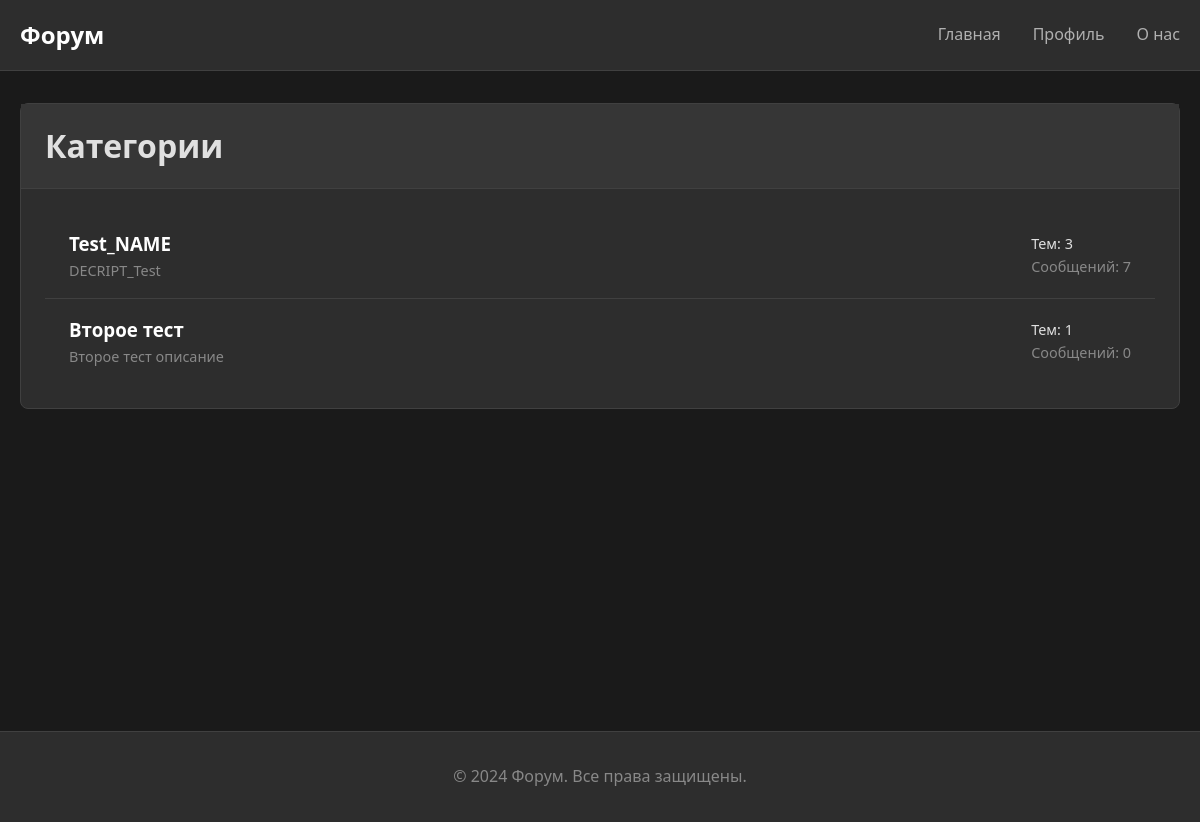
The app's page /, older data.
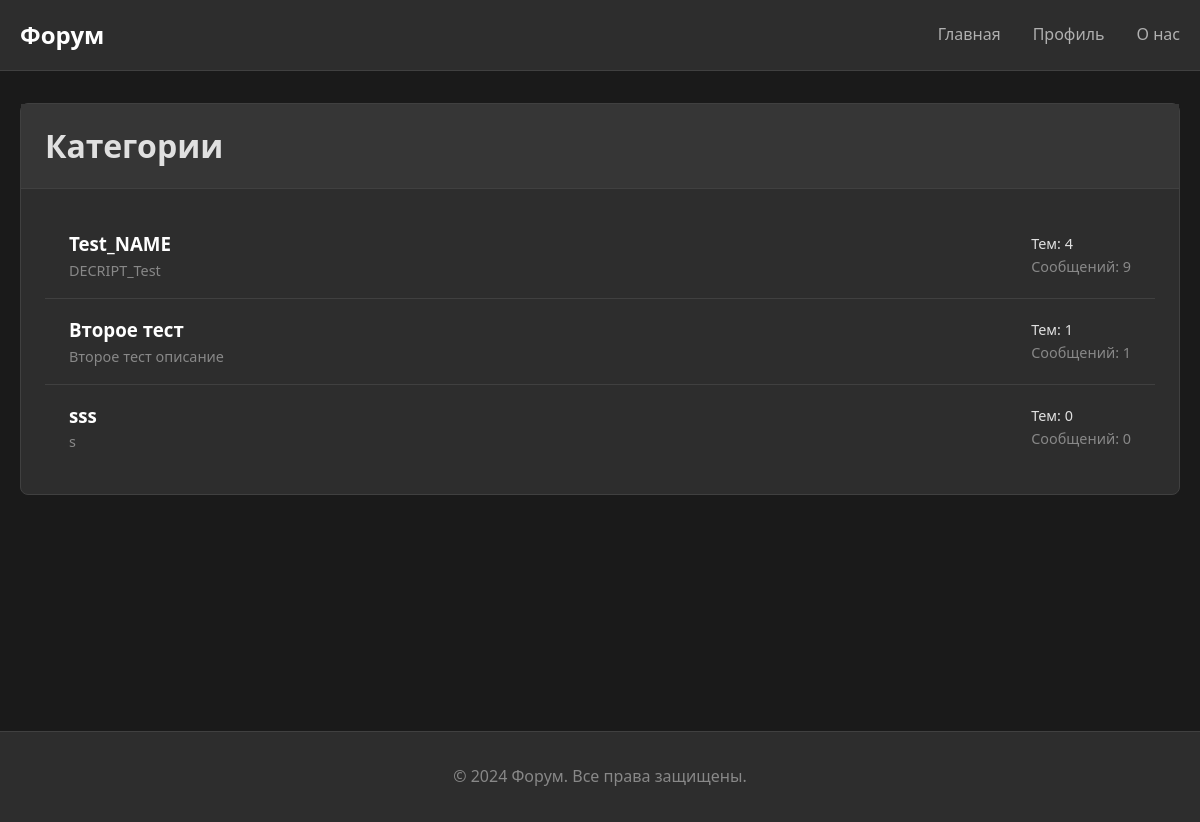
The same page, newer data.
### bd_app3.py (models this page shows, shortened)
class Category(db.Model):
    __tablename__ = 'categories'
    id = db.Column(db.Integer, primary_key=True)
    user_id = db.Column(db.Integer, db.ForeignKey('users.id'), nullable=False)
    name = db.Column(db.String(100), nullable=False)
    description = db.Column(db.Text)
    created_at = db.Column(db.DateTime, default=datetime.now().replace(microsecond=0))
    topics = db.relationship('Topic', backref='category', lazy=True, cascade='all, delete-orphan')

### app3.py (the view)
@app.route('/', methods=['GET', 'POST'])
def index():
    categories = Category.query.all()
    for categories_id in categories:
        categories_id.topic_count = len(Topic.query.filter(Topic.category_id==categories_id.id).all())
        post_all = Topic.query.filter(Topic.category_id==categories_id.id).all()
        categories_id.post_count = 0
        for post_id in post_all:
            number = len(Post.query.filter(Post.topic_id==post_id.id).all())
            categories_id.post_count = categories_id.post_count + number
    return render_template('index.html', categories=categories)

### templates/index.html (shortened to what this page needs)
<!DOCTYPE html>
<html lang="ru">
<head>
    <link rel="stylesheet" href="{{ url_for('static', filename='css/styles.css') }}">
</head>
<body>
    <header class="header">
        <div class="container">
            <nav class="navbar">
                <a href="{{ url_for('index') }}" class="logo">Форум</a>
                <ul class="nav-links">
                    <li><a href="{{ url_for('index') }}">Главная</a></li>
                    <li><a href="{{ url_for('profile') }}">Профиль</a></li>
                    <li><a href="{{ url_for('about') }}">О нас</a></li>
                </ul>
            </nav>
        </div>
    </header>
    <main class="main-content">
        <div class="container">
            <div class="card">
                <div class="card-header">
                    <h1>Категории</h1>
                </div>
                <div class="card-body">
                    <ul class="list">
                        {% for category in categories %}
                        <li class="list-item">
                            <div class="flex justify-between items-center">
                                <div>
                                    <h3><a href="{{ url_for('category', category_id=category.id) }}" style="color: #ffffff; text-decoration: none;">
                                        {{ category.name }}
                                    </a></h3>
                                    <p class="text-muted text-small">{{ category.description }}</p>
                                </div>
                                <div class="text-right">
                                    <div class="text-small">Тем: {{ category.topic_count }}</div>
                                    <div class="text-small text-muted">Сообщений: {{ category.post_count }}</div>
                                </div>
                            </div>
                        </li>
                        {% endfor %}
                    </ul>
                </div>
            </div>
        </div>
    </main>
    <footer class="footer">
        <div class="container">
            <p>&copy; 2024 Форум. Все права защищены.</p>
        </div>
    </footer>
</body>
</html>

Row changes from the older to the newer data that the page shows:
computed for Category "Test_NAME": topic_count "3" → "4"; post_count "7" → "9"
computed for Category "Второе тест": post_count "0" → "1"
added Category: name "sss", description "s", topic_count "0", post_count "0"
